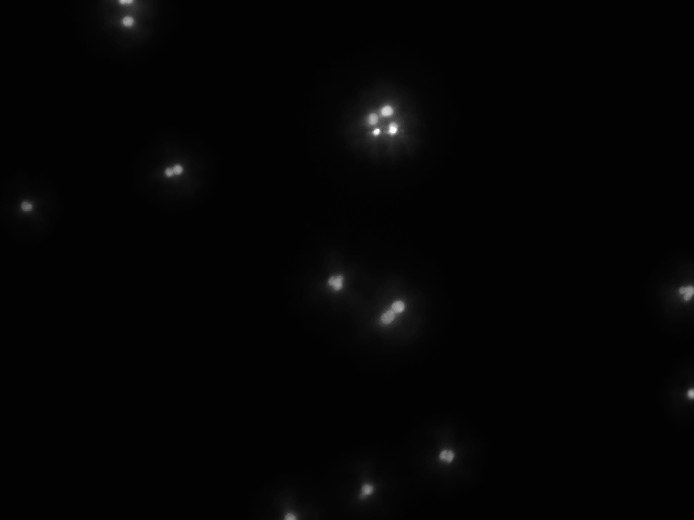
#> input picture Endolith Test/ezpz_af.jpeg, 1388 x 1040 px (shown at 1/2 size)
$ jupyter execute --allow-errors 'Test  EZPZ.ipynb'   (older library calls are emulated)
#> lines starting #> are read from the running program, lines starting #| are printed output that depends on the picture; after the words box and inside, x2 and y2 are one past the last pixel; in counts of white or black regions, pixels touching at a corner belong together
[cell 1]
import numpy as np
import matplotlib.pyplot as plt
import cv2
import skimage
import sklearn
from skimage import measure, filters
from matplotlib import cm
from sklearn.cluster import SpectralClustering
from scipy import signal
import skimage.measure
from random import random
from numpy import linalg
from skimage.morphology import watershed
from skimage.feature import peak_local_max
from skimage import measure
from skimage.segmentation import random_walker
from scipy import ndimage
from scipy.stats import norm

[cell 2]
class EllipsoidTool:
    """Some stuff for playing with ellipsoids"""
    def __init__(self): pass

    # [54 lines left out: function getMinVolEllipse, not called in this run]

    def getEllipsoidVolume(self, radii):
        """Calculate the volume of the blob"""
        return 4./3.*np.pi*radii[0]*radii[1]*radii[2]

# [11 lines left out: function plotellipse, not called in this run]

[cell 3]
def normalize(mat,scale=1):
    if scale == 1:
        return (mat - np.min(mat)) /np.max(mat - np.min(mat))
    if scale == 255:
        return ((255*(mat - np.min(mat))) /np.max(mat - np.min(mat))).astype('uint8')
    else:
        print("UNKWNOW")
        return np.nan
# [9 lines left out: function bindown, not called in this run]

[cell 4]
img = cv2.imread('ezpz_af.jpeg',0) # Read in B&W
#> img is the input picture: shape (1040, 1388); min 0, max 255, mean 4.1

img = cv2.resize(img, dsize=(694,520), interpolation=cv2.INTER_CUBIC)
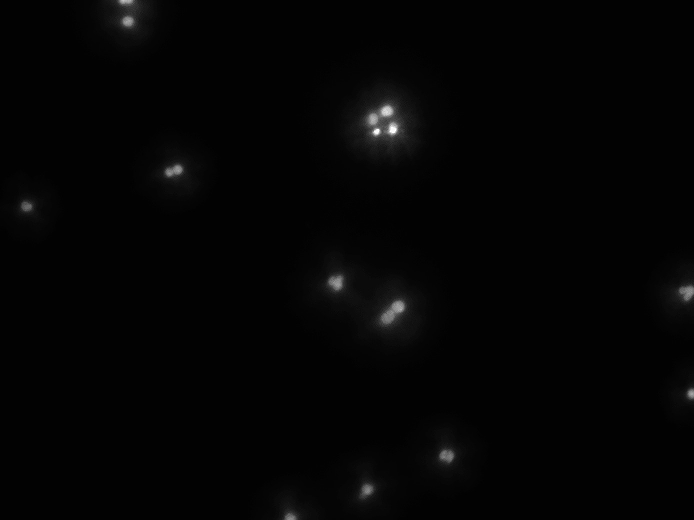
#> img: shape (520, 694); min 0, max 255, mean 4.1
#Fit background
#adaped from https://stackoverflow.com/questions/33964913/equivalent-of-polyfit-for-a-2d-polynomial-in-python
ymax,xmax = img.shape
#> ymax = 520; xmax = 694
xs = np.arange(0,xmax,1)
#> xs = 694 values from 0 to 693
ys = np.arange(0,ymax,1)
#> ys = 520 values from 0 to 519
X, Y = np.meshgrid(xs, ys, copy=False)
Z = img

Xn = X.flatten()
Yn = Y.flatten()
A = np.array([Xn*0+1, Xn, Yn,Xn**2,Yn**2]).T
B = Z.flatten()

coeff, r, rank, s = np.linalg.lstsq(A, B,rcond=None)
#> coeff = [1.84, 0.0212, 0.00124, -3.02e-05, -6.99e-06]; r = [38881593.7]; rank = 5; s = [136716698.8, 56948826.1, 59103.3, 25299.9, 146.2]
res = coeff[0]+coeff[1]*X+coeff[2]*Y+coeff[3]*X**2+coeff[4]*Y**2
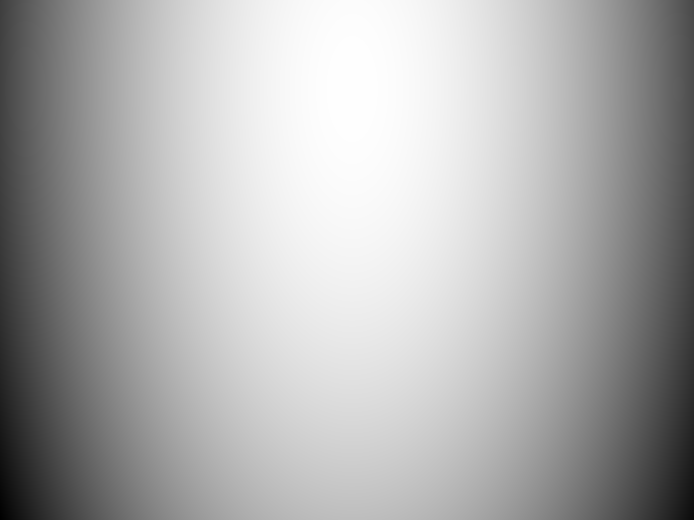
#> res: shape (520, 694) float64; min 0.604, max 5.63, mean 4.06; drawn with min black and max white


nimg = normalize(img-res,255)


fig,ax = plt.subplots(ncols=3,figsize=(30,10))
ax[0].imshow(img)
ax[1].imshow(res)
ax[2].imshow(nimg)
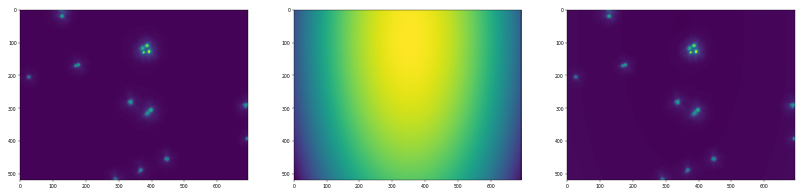
#> figure drawn by matplotlib, 3 panels

[cell 5]
mimg = np.copy(nimg)

#percentile clip the result
low = 1
high = 99.9
nimg[np.where(nimg < np.percentile(nimg,low))] = np.percentile(nimg,low)
#> nimg: shape (520, 694); min 2, max 255, mean 5.1
nimg[np.where(nimg > np.percentile(nimg,high))] = np.percentile(nimg,high)
#> nimg: shape (520, 694); min 2, max 145, mean 5.1

fig,ax = plt.subplots(ncols=3,figsize=(30,10))
ax[0].hist(mimg.flatten(),bins=500)
ax[1].hist(nimg.flatten(),bins=500)
ax[2].imshow(nimg)
plt.show()
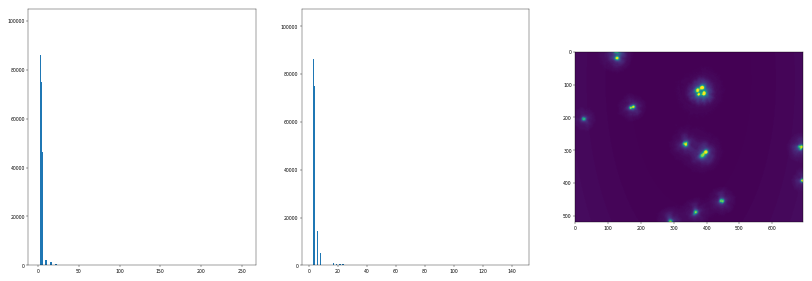
#> figure drawn by matplotlib, 3 panels; panel 1: tallest bar 100085 high, from x = 1.53 to 2.04; panel 2: tallest bar 102292 high, from x = 2 to 2.29

[cell 6]
thresh = 450

#out1 = cv2.adaptiveThreshold(nimg,120,cv2.ADAPTIVE_THRESH_GAUSSIAN_C,cv2.THRESH_BINARY,11,3)
ret,out1 = cv2.threshold(nimg,100,255,cv2.THRESH_BINARY)
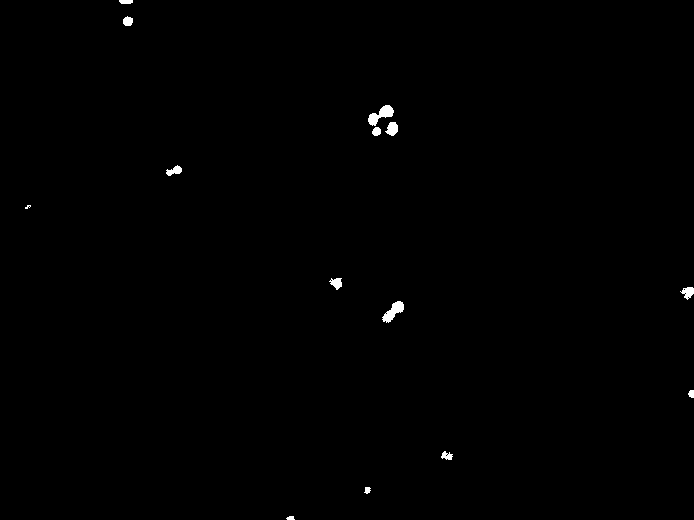
#> out1: shape (520, 694); 0.36% white; 14 white regions (1 under 20 px), largest, box (x1, y1, x2, y2) and area: (368, 105, 394, 126) 257, (382, 301, 404, 323) 234, (385, 122, 398, 136) 126
#out1 = cv2.adaptiveThreshold(nimg,255,cv2.ADAPTIVE_THRESH_MEAN_C,cv2.THRESH_BINARY,11,2)
#subset = out1[:548,:548]
subset = out1[:,:]

#hole filling method
all_labels = measure.label(subset,connectivity=1)
#> all_labels: shape (520, 694) int64; 17 distinct labels, from 0 to 16
unique_lables = list(set(all_labels.flatten()))
#> unique_lables = [0, 1, 2, 3, 4, 5, 6, 7, 8, 9, 10, 11, 12, 13, 14, 15, 16]
areas = []
#find background
for label in unique_lables:
    areas.append(len(np.where(all_labels==label)[0]))
#> this loop made 17 passes
#> after the loop, areas = [359578, 51, 79, 257, 126, 64, 100, 13, 1, 99, 107, 1, 234, 39, 68, 35, 28]

biggest = np.sort(areas)[-1]
#> biggest = 359578
biggest2 = np.sort(areas)[-2]
#> biggest2 = 257
big_label = unique_lables[np.where(biggest==areas)[0][0]]
#> big_label = 0
big_label2 = unique_lables[np.where(biggest2==areas)[0][0]]
#> big_label2 = 3
unclassified_sizes = np.asarray(areas)[unique_lables]
#> unclassified_sizes = 17 values, max 359578 at index 0, min 1 at index 8, mean 21228.2

fig,ax = plt.subplots(ncols=3,figsize=(15,7))
ax[0].imshow(out1,'gray')
ax[1].scatter(unique_lables,areas)
ax[1].axhline(thresh,c='r')
ax[1].set_yscale('log')
ax[2].hist(np.log10(areas),bins=100)
ax[2].axvline(np.log10(thresh),c='r')
plt.show()
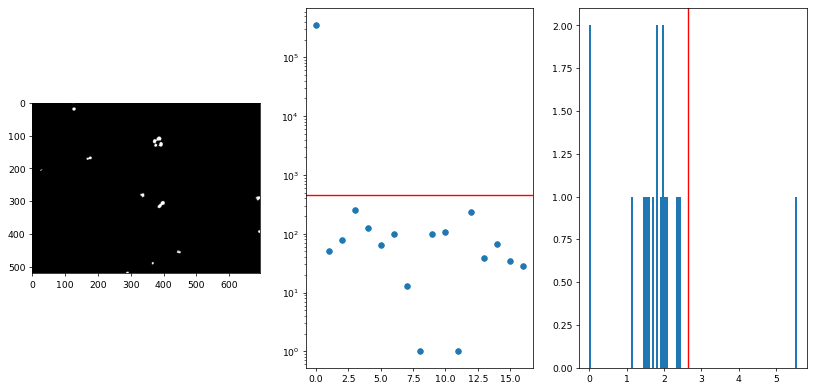
#> figure drawn by matplotlib, 3 panels

[cell 7]
biglocs=np.where(all_labels==big_label)
#> biglocs = 359578 positions, rows 0 to 519, columns 0 to 693
big2locs=np.where(all_labels==big_label2)
#> big2locs = 257 positions, rows 105 to 125, columns 368 to 393

all_labels[biglocs] = 0
all_labels[big2locs] = 255
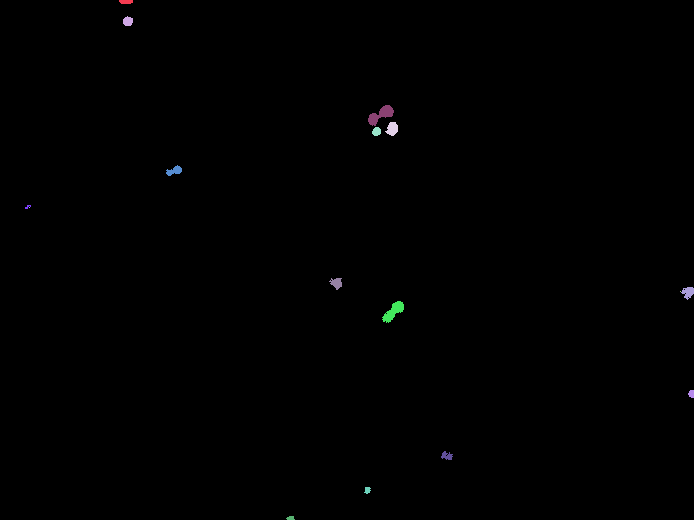
#> all_labels: shape (520, 694) int64; 17 distinct labels, from 0 to 255; one colour per label, 0 black

unique_lables.remove(big_label)
unique_lables.remove(big_label2)
for label in unique_lables:
    if areas[label] <= thresh:
        all_labels[np.where(all_labels== label)] = 255
    else:
        all_labels[np.where(all_labels== label)] = 0
#> this loop made 15 passes
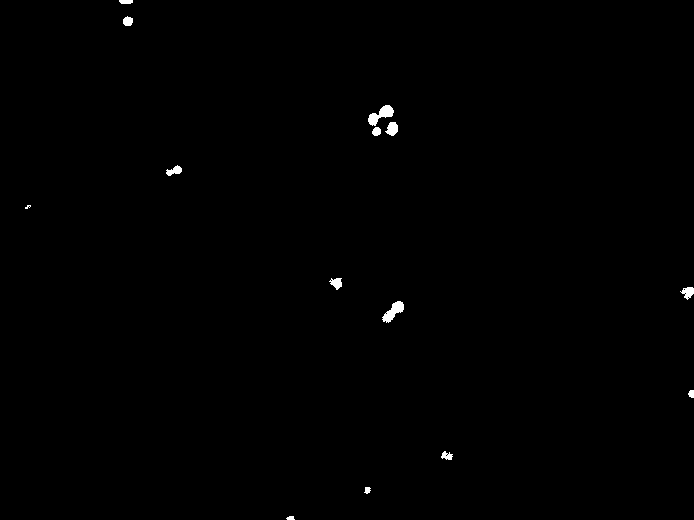
#> all_labels: shape (520, 694) int64; 0.36% white; 14 white regions (1 under 20 px), largest, box (x1, y1, x2, y2) and area: (368, 105, 394, 126) 257, (382, 301, 404, 323) 234, (385, 122, 398, 136) 126

filled = all_labels/255

[cell 8]
# blur the filled
blured = cv2.blur(filled,(15,15))
thresh_blur = np.copy(blured)
thresh_blur[np.where(thresh_blur>0.5)] = 1
thresh_blur[np.where(thresh_blur<=0.5)] = 0
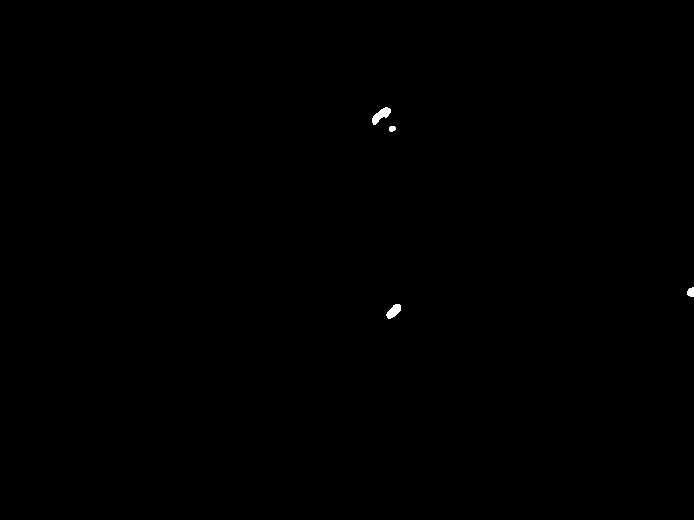
#> thresh_blur: shape (520, 694) float64; values 0 (black) and 1 (white), 0.11% white; 4 white regions, box (x1, y1, x2, y2) and area: (372, 107, 391, 125) 170, (386, 304, 401, 319) 136, (687, 287, 694, 297) 57, (389, 126, 396, 132) 35

fig,ax = plt.subplots(ncols=4,figsize=(30,10))
ax[0].imshow(255-subset,'gray')
ax[1].imshow(filled,'gray')
ax[2].imshow(blured,'gray')
ax[3].imshow(thresh_blur,'gray')
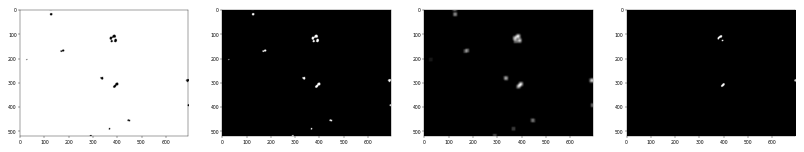
#> figure drawn by matplotlib, 4 panels

[cell 9]
image = filled


distance = ndimage.distance_transform_edt(image)
#> (the rest of this cell did not finish here and is left out)

[cell 10]
fig,ax = plt.subplots(ncols=2,nrows=2, figsize=(24, 24))
ax[0,0].imshow(distance,cmap='jet')
xy = peak_local_max(distance, min_distance=2,threshold_abs=1)
#> xy = 16 rows, first 8: [111, 386], [306, 398], [118, 373], [128, 392], [21, 127], [283, 337], [291, 689], [315, 390]
ax[0,0].scatter(xy[:,1],xy[:,0],c='w')
#> (the rest of this cell did not finish here and is left out)

This actually works pretty well. Try adding a gaussian blur to reduce the noise?

[cell 11]
centers = []
radiis = []
rotations = []
ellip_coords = []


fig,ax = plt.subplots(ncols=3,figsize=(30,10))
ax[0].imshow(255-subset, cmap='gray', interpolation='nearest')
ax[1].imshow(image)
#> (the rest of this cell did not finish here and is left out)

[cell 12]
centers=np.asarray(centers)
#> centers = empty array
radiis=np.asarray(radiis)
#> radiis = empty array
rotations=np.asarray(rotations)
#> rotations = empty array
ellip_coords=np.asarray(ellip_coords)
#> ellip_coords = empty array

$ run again, with Endolith Test/just_af.jpeg copied over Endolith Test/ezpz_af.jpeg
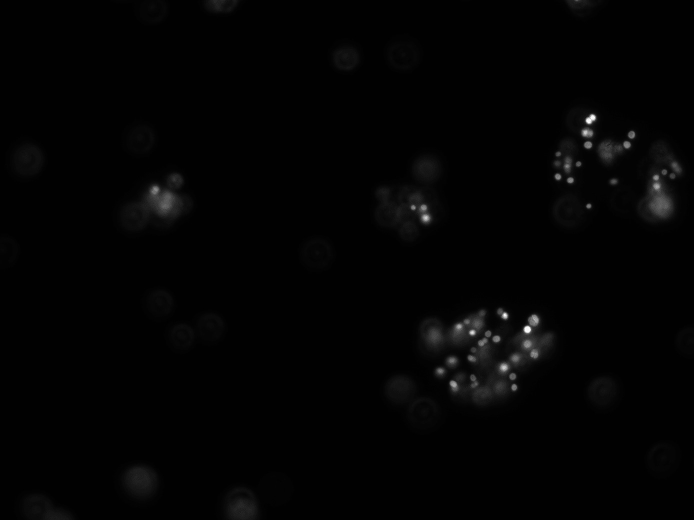
#> input picture Endolith Test/just_af.jpeg, 1388 x 1040 px (shown at 1/2 size)
#> img is the input picture: shape (1040, 1388); min 0, max 255, mean 3.4
#> img: shape (520, 694)
#> coeff = [-1.68, 0.00773, 0.0295, -2.66e-06, -5.43e-05]; r = [39101844.5]; rank = 5; s = [136716698.8, 56948826.1, 59103.3, 25299.9, 146.2]
#> nimg: shape (520, 694); min 0, max 130, mean 5.6
#> out1: shape (520, 694); 0.25% white; 35 white regions (14 under 20 px), largest, box (x1, y1, x2, y2) and area: (530, 315, 539, 326) 71, (586, 114, 596, 124) 67, (583, 130, 593, 136) 50
#> unique_lables = 39 values from 0 to 38
#> the loop `for label in unique_lables:` made 39 passes
#> after the loop `for label in unique_lables:`: areas = 39 values, max 359990 at index 0, min 1 at index 4, mean 9253.3
#> biggest = 359990
#> biggest2 = 71
#> big_label = 0
#> big_label2 = 21
#> unclassified_sizes has the same summary as areas
#> biglocs = 359990 positions, rows 0 to 519, columns 0 to 693
#> big2locs = 71 positions, rows 315 to 325, columns 530 to 538
#> `all_labels[big2locs] = 255`:
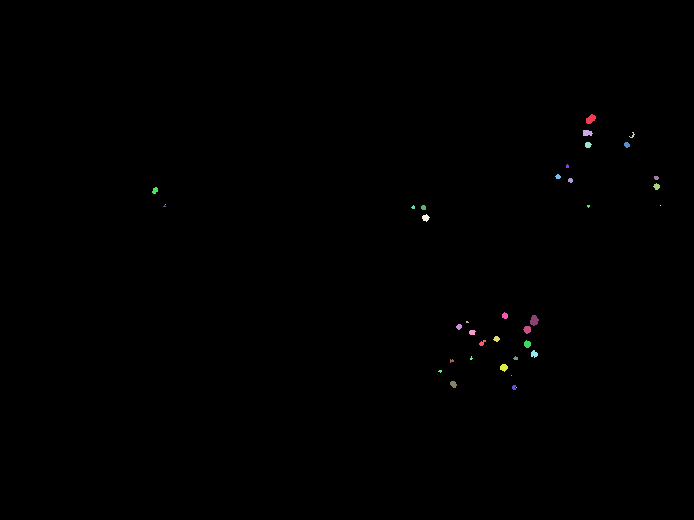
#> all_labels: shape (520, 694) int64; 39 distinct labels, from 0 to 255; one colour per label, 0 black
#> the loop `for label in unique_lables:` made 37 passes
#> thresh_blur: shape (520, 694) float64; every value is 0
#> `[cell 8] # blur the filled blured = cv2.blur(filled,(15,15)) thresh_bl..`:
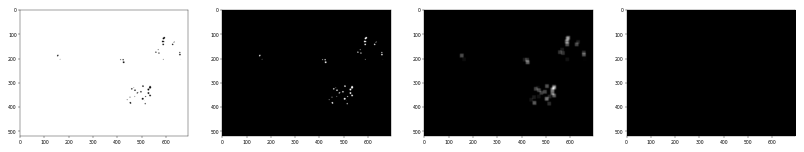
#> figure drawn by matplotlib, 4 panels
#> xy = 34 pairs, first value 118 to 387, second value 154 to 656
#> centers = empty array

$ run again, with Endolith Test/sandstone_af.jpeg copied over Endolith Test/ezpz_af.jpeg
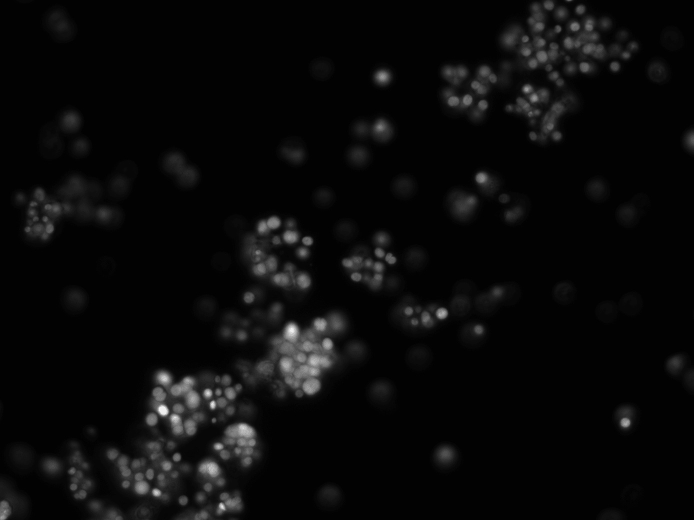
#> input picture Endolith Test/sandstone_af.jpeg, 1388 x 1040 px (shown at 1/2 size)
#> img is the input picture: shape (1040, 1388); min 0, max 250, mean 10
#> img: shape (520, 694)
#> coeff = [3.08, 0.0469, 0.00934, -8.04e-05, 1.28e-05]; r = [153021441.2]; rank = 5; s = [136716698.8, 56948826.1, 59103.3, 25299.9, 146.2]
#> out1: shape (520, 694); 1.6% white; 101 white regions (51 under 20 px), largest, box (x1, y1, x2, y2) and area: (280, 339, 330, 394) 1210, (228, 424, 255, 446) 412, (171, 377, 199, 408) 395
#> unique_lables = 139 values from 0 to 138
#> the loop `for label in unique_lables:` made 139 passes
#> after the loop `for label in unique_lables:`: areas = 139 values, max 355206 at index 0, min 1 at index 2, mean 2596.3
#> biggest = 355206
#> biggest2 = 1203
#> big_label = 0
#> big_label2 = 74
#> unclassified_sizes has the same summary as areas
#> biglocs = 355206 positions, rows 0 to 519, columns 0 to 693
#> big2locs = 1203 positions, rows 341 to 393, columns 280 to 329
#> the loop `for label in unique_lables:` made 137 passes
#> `[cell 8] # blur the filled blured = cv2.blur(filled,(15,15)) thresh_bl..`:
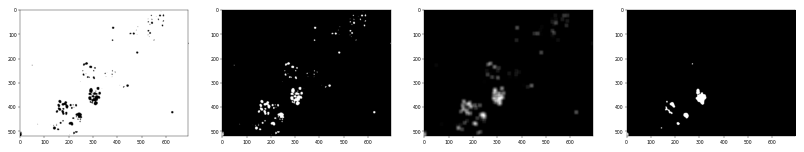
#> figure drawn by matplotlib, 4 panels
#> xy = 93 pairs, first value 25 to 508, second value 3 to 625
#> centers = empty array
